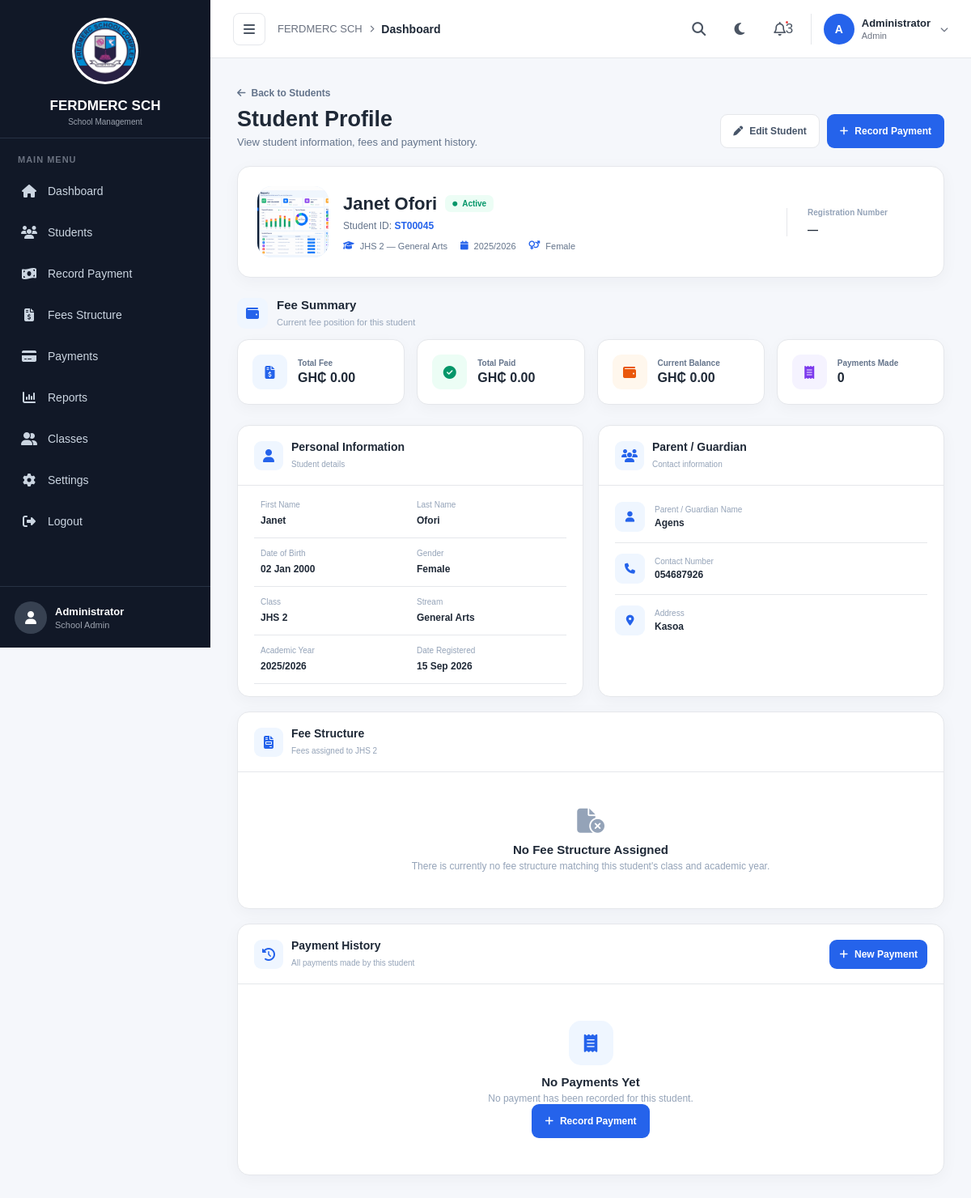
/student-profile/2/, run on an earlier commit of the app's database.
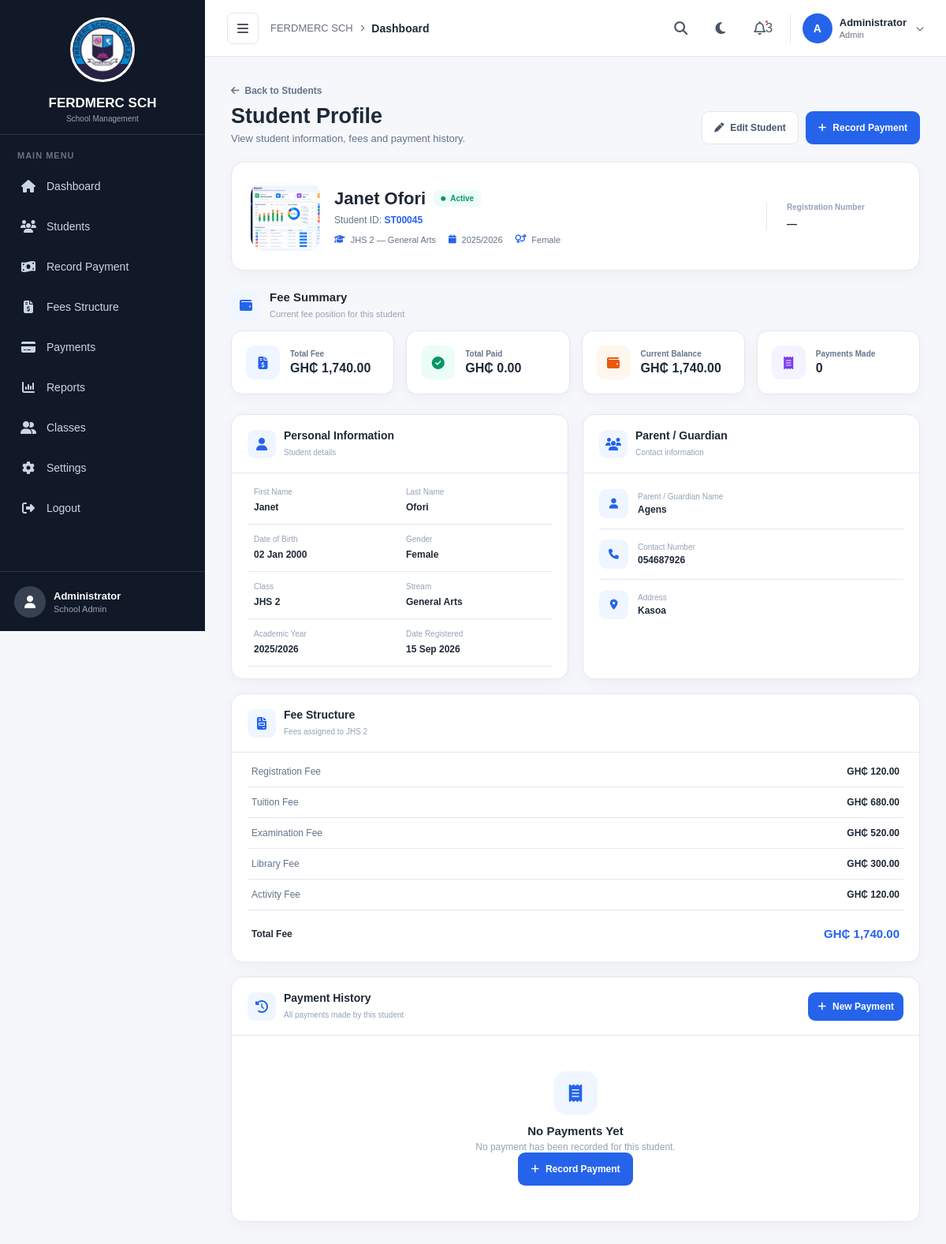
And on a later commit of the database.
### fees/models.py (models this page shows, shortened)
class FeeStructure(models.Model):
    TERM_CHOICES = [
        ("First Term", "First Term"),
        ("Second Term", "Second Term"),
        ("Third Term", "Third Term"),
    ]
    student_class = models.CharField(max_length=100)
    academic_year = models.CharField(
        max_length=20,
        default="2026/2027"
    )
    term = models.CharField(
        max_length=20,
        choices=TERM_CHOICES
    )
    registration_fee = models.DecimalField(
        max_digits=10,
        decimal_places=2,
        default=0
    )
    tuition_fee = models.DecimalField(
        max_digits=10,
        decimal_places=2,
        default=0
    )
    examination_fee = models.DecimalField(
        max_digits=10,
        decimal_places=2,
        default=0
    )
    library_fee = models.DecimalField(
        max_digits=10,
        decimal_places=2,
        default=0
    )
    activity_fee = models.DecimalField(
        max_digits=10,
        decimal_places=2,
        default=0
    )
    created_at = models.DateTimeField(
        auto_now_add=True
    )
    updated_at = models.DateTimeField(
        auto_now=True
    )
    @property
    def total_fee(self):
        return (
            self.registration_fee
            + self.tuition_fee
            + self.examination_fee
            + self.library_fee
            + self.activity_fee
        )

### fees/views.py (the view)
def student_profile(request, student_id):
    student = get_object_or_404(
        Student,
        id=student_id
    )
    fee_structure = FeeStructure.objects.filter(
        student_class=student.student_class,
        academic_year=student.academic_year
    ).first()
    if fee_structure:
        total_fee = fee_structure.total_fee
    else:
        total_fee = 0
    payments = Payment.objects.filter(
        student=student,
        academic_year=student.academic_year
    ).order_by(
        "-payment_date",
        "-id"
    )
    total_paid = payments.aggregate(
        total=models.Sum("amount")
    )["total"] or 0
    balance = total_fee - total_paid
    if total_fee <= 0:
        fee_status = "Pending"
    elif total_paid >= total_fee:
        fee_status = "Paid"
    else:
        fee_status = "Pending"
    payment_count = payments.count()
    return render(
        request,
        "fees/student_profile.html",
        {
            "student": student,
            "fee_structure": fee_structure,
            "payments": payments,
            "total_fee": total_fee,
            "total_paid": total_paid,
            "balance": balance,
            "fee_status": fee_status,
            "payment_count": payment_count,
        }
    )

### fees/context_processors.py (called while the page is built)
def school_settings(request):
    settings = SchoolSettings.objects.first()
    if not settings:
        settings = SchoolSettings.objects.create()
    return {
        "school_settings": settings
    }

### templates/fees/student_profile.html (shortened to what the changed rows need)
{% extends "fees/base.html" %}
{% load static %}
{% load humanize %}
{% block extra_css %}
<link rel="stylesheet" href="{% static 'css/student_profile.css' %}">
{% endblock %}
{% block content %}
<div class="student-profile-page">
    <div class="profile-page-header">
        <div>
            <h1>
                Student Profile
            </h1>
        </div>
    </div>
    <div class="student-overview-card">
        <div class="student-main-info">
            <div class="student-main-details">
                <div class="student-name-row">
                    <h2>
                        {{ student.first_name }}
                        {{ student.last_name }}
                    </h2>
                </div>
            </div>
        </div>
    </div>
    <div class="fee-summary-grid">
        <div class="fee-summary-card blue">
            <div>
                <span>
                    Total Fee
                </span>
                <strong>
                    GH₵ {{ total_fee|floatformat:2|intcomma }}
                </strong>
            </div>
        </div>
        <div class="fee-summary-card orange">
            <div>
                <span>
                    Current Balance
                </span>
                <strong>
                    GH₵ {{ balance|floatformat:2|intcomma }}
                </strong>
            </div>
        </div>
    </div>
    <div class="profile-card fee-structure-card">
        {% if fee_structure %}
            <div class="fee-breakdown">
                <div class="fee-line">
                    <span>Registration Fee</span>
                    <strong>
                        GH₵ {{ fee_structure.registration_fee|floatformat:2|intcomma }}
                    </strong>
                </div>
                <div class="fee-line">
                    <span>Tuition Fee</span>
                    <strong>
                        GH₵ {{ fee_structure.tuition_fee|floatformat:2|intcomma }}
                    </strong>
                </div>
                <div class="fee-line">
                    <span>Examination Fee</span>
                    <strong>
                        GH₵ {{ fee_structure.examination_fee|floatformat:2|intcomma }}
                    </strong>
                </div>
                <div class="fee-line">
                    <span>Library Fee</span>
                    <strong>
                        GH₵ {{ fee_structure.library_fee|floatformat:2|intcomma }}
                    </strong>
                </div>
                <div class="fee-line">
                    <span>Activity Fee</span>
                    <strong>
                        GH₵ {{ fee_structure.activity_fee|floatformat:2|intcomma }}
                    </strong>
                </div>
                <div class="fee-line total">
                    <span>
                        Total Fee
                    </span>
                    <strong>
                        GH₵ {{ total_fee|floatformat:2|intcomma }}
                    </strong>
                </div>
            </div>
        {% else %}
            <div class="no-fee-structure">
                <i class="fa-solid fa-file-circle-xmark"></i>
                <h3>
                    No Fee Structure Assigned
                </h3>
                <p>
                    There is currently no fee structure matching this student's class and academic year.
                </p>
            </div>
        {% endif %}
    </div>
</div>
{% endblock %}

What changed in the data, as far as the page shows it:
added FeeStructure: registration_fee "120.00", tuition_fee "680.00", examination_fee "520.00", library_fee "300.00", activity_fee "120.00"
Also different on the page:
{{ total_fee|floatformat:2|intcomma }}: "0.00" → "1,740.00"
{{ balance|floatformat:2|intcomma }}: "0.00" → "1,740.00"
{{ total_fee|floatformat:2|intcomma }}: (not shown) → "1,740.00"
text no longer shown: "No Fee Structure Assigned There is currently no fee structure matching this student's class and academic year."
text now shown: "Registration Fee GH₵ Tuition Fee GH₵ Examination Fee GH₵ Library Fee GH₵ Activity Fee GH₵ Total Fee GH₵"
